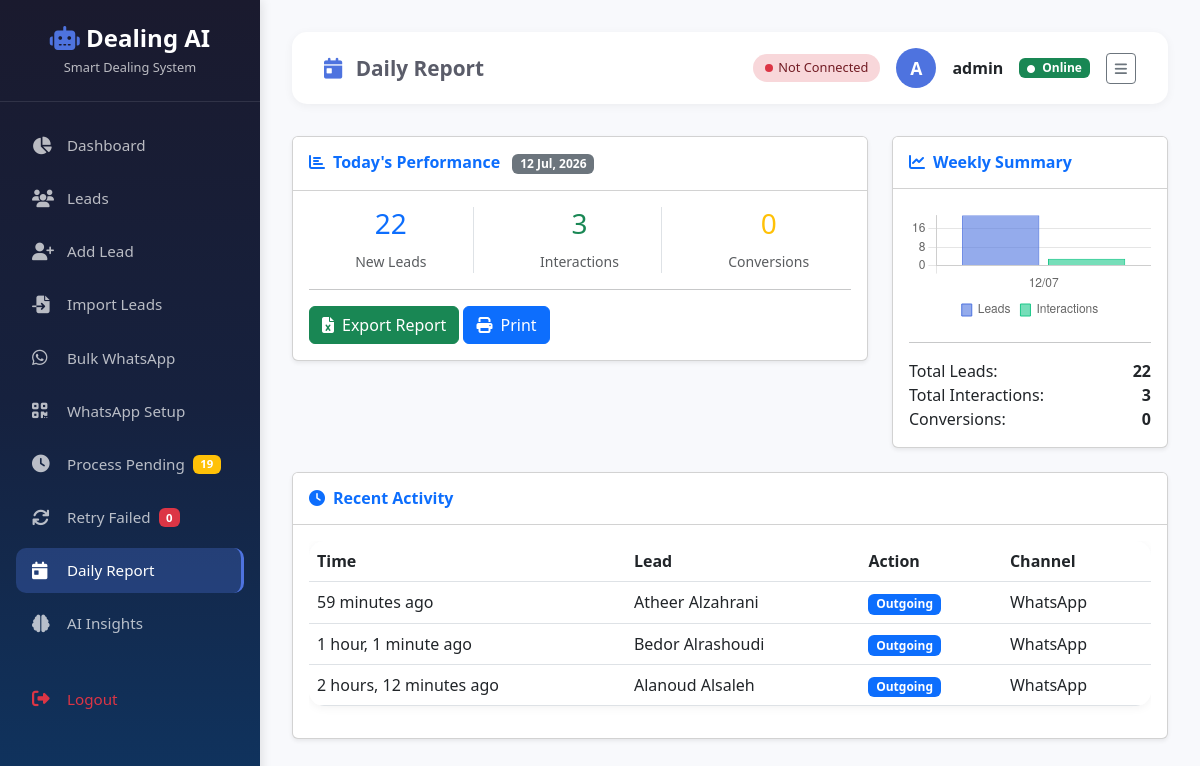
/reports/daily/ (signed in), run on the app's committed database.
### core/models.py (models this page shows, shortened)
class DailyReport(models.Model):
    date = models.DateField(default=timezone.now)
    user = models.ForeignKey(User, on_delete=models.CASCADE)
    new_leads = models.IntegerField(default=0)
    interactions = models.IntegerField(default=0)
    conversions = models.IntegerField(default=0)
    notes = models.TextField(blank=True)

class Interaction(models.Model):
    CHANNEL_CHOICES = [
        ('whatsapp', 'WhatsApp'),
        ('call', 'Phone Call'),
        ('email', 'Email'),
        ('sms', 'SMS'),
    ]
    lead = models.ForeignKey(Lead, on_delete=models.CASCADE, related_name='interactions')
    channel = models.CharField(max_length=20, choices=CHANNEL_CHOICES)
    phone_number_used = models.CharField(max_length=20)  # Which number did you use?
    message = models.TextField()
    response = models.TextField(blank=True)
    is_outgoing = models.BooleanField(default=True)  # Did you send or receive?
    created_at = models.DateTimeField(auto_now_add=True)

class Lead(models.Model):
    STATUS_CHOICES = [
        ('new', 'New Lead'),
        ('contacted', 'Contacted'),
        ('qualified', 'Qualified'),
        ('lost', 'Lost'),
        ('converted', 'Converted - Deal Done'),
    ]
    name = models.CharField(max_length=200)
    phone = models.CharField(max_length=20)
    email = models.EmailField(blank=True, null=True)
    company = models.CharField(max_length=200, blank=True)
    status = models.CharField(max_length=20, choices=STATUS_CHOICES, default='new')
    source = models.CharField(max_length=100, blank=True)  # Where did they come from?
    notes = models.TextField(blank=True)
    assigned_to = models.ForeignKey(User, on_delete=models.SET_NULL, null=True)
    created_at = models.DateTimeField(auto_now_add=True)
    updated_at = models.DateTimeField(auto_now=True)
    auto_message_sent = models.BooleanField(default=False)
    auto_message_date = models.DateTimeField(null=True, blank=True)
    ai_analysis = models.TextField(blank=True, null=True)
    ai_message = models.TextField(blank=True, null=True)
    whatsapp_status = models.CharField(
        max_length=20,
        choices=[
            ('pending', 'Pending'),
            ('sent', 'Sent'),
            ('failed', 'Failed'),
            ('delivered', 'Delivered'),
            ('read', 'Read')
        ],
        default='pending'
    )
    class Meta:
        ordering = ['-created_at']

### core/views.py (the view)
# urls.py: path('reports/daily/', views.daily_report, name='daily_report'),
@login_required
def daily_report(request):
    today = timezone.now().date()
    week_ago = today - timedelta(days=7)
    report, created = DailyReport.objects.get_or_create(
        user=request.user,
        date=today
    )
    report.new_leads = Lead.objects.filter(assigned_to=request.user, created_at__date=today).count()
    report.interactions = Interaction.objects.filter(lead__assigned_to=request.user, created_at__date=today).count()
    report.conversions = Lead.objects.filter(assigned_to=request.user, status='converted', updated_at__date=today).count()
    report.save()
    weekly_reports = DailyReport.objects.filter(
        user=request.user,
        date__gte=week_ago
    ).order_by('date')
    week_labels = [r.date.strftime('%d/%m') for r in weekly_reports]
    week_leads = [r.new_leads for r in weekly_reports]
    week_interactions = [r.interactions for r in weekly_reports]
    weekly_total_leads = sum(week_leads)
    weekly_total_interactions = sum(week_interactions)
    weekly_conversions = sum([r.conversions for r in weekly_reports])
    recent_interactions = Interaction.objects.filter(
        lead__assigned_to=request.user
    ).order_by('-created_at')[:20]
    context = {
        'today': today,
        'report': report,
        'week_labels': json.dumps(week_labels),
        'week_leads': json.dumps(week_leads),
        'week_interactions': json.dumps(week_interactions),
        'weekly_total_leads': weekly_total_leads,
        'weekly_total_interactions': weekly_total_interactions,
        'weekly_conversions': weekly_conversions,
        'recent_interactions': recent_interactions,
    }
    return render(request, 'core/reports/daily.html', context)

### core/templates/core/reports/daily.html (shortened to what this page needs)
{% extends 'core/layouts/base.html' %}
{% block page_icon %}calendar-day{% endblock %}
{% block page_title %}Daily Report{% endblock %}
{% block content %}
<div class="row">
    <div class="col-lg-8">
        <div class="card shadow-sm">
            <div class="card-header bg-white py-3">
                <h6 class="m-0 fw-bold text-primary">
                    <i class="fas fa-chart-bar me-2"></i>Today's Performance
                    <span class="badge bg-secondary ms-2">{{ today|date:"d M, Y" }}</span>
                </h6>
            </div>
            <div class="card-body">
                <div class="row text-center">
                    <div class="col-4">
                        <div class="border-end">
                            <h3 class="text-primary">{{ report.new_leads }}</h3>
                            <small class="text-muted">New Leads</small>
                        </div>
                    </div>
                    <div class="col-4">
                        <div class="border-end">
                            <h3 class="text-success">{{ report.interactions }}</h3>
                            <small class="text-muted">Interactions</small>
                        </div>
                    </div>
                    <div class="col-4">
                        <h3 class="text-warning">{{ report.conversions }}</h3>
                        <small class="text-muted">Conversions</small>
                    </div>
                </div>
                <hr>
                <div class="mt-3">
                    <a href="{% url 'export_report' %}?date={{ today|date:'Y-m-d' }}" class="btn btn-success">
                        <i class="fas fa-file-excel me-2"></i>Export Report
                    </a>
                    <button class="btn btn-primary" onclick="window.print()">
                        <i class="fas fa-print me-2"></i>Print
                    </button>
                </div>
            </div>
        </div>
    </div>
    <div class="col-lg-4">
        <div class="card shadow-sm">
            <div class="card-header bg-white py-3">
                <h6 class="m-0 fw-bold text-primary">
                    <i class="fas fa-chart-line me-2"></i>Weekly Summary
                </h6>
            </div>
            <div class="card-body">
                <div class="mb-3">
                    <canvas id="weeklyBarChart"></canvas>
                </div>
                <hr>
                <div class="d-flex justify-content-between">
                    <span>Total Leads:</span>
                    <strong>{{ weekly_total_leads }}</strong>
                </div>
                <div class="d-flex justify-content-between">
                    <span>Total Interactions:</span>
                    <strong>{{ weekly_total_interactions }}</strong>
                </div>
                <div class="d-flex justify-content-between">
                    <span>Conversions:</span>
                    <strong>{{ weekly_conversions }}</strong>
                </div>
            </div>
        </div>
    </div>
</div>
<div class="card shadow-sm mt-4">
    <div class="card-header bg-white py-3">
        <h6 class="m-0 fw-bold text-primary">
            <i class="fas fa-clock me-2"></i>Recent Activity
        </h6>
    </div>
    <div class="card-body">
        <div class="table-responsive">
            <table class="table table-custom">
                <thead>
                    <tr>
                        <th>Time</th>
                        <th>Lead</th>
                        <th>Action</th>
                        <th>Channel</th>
                    </tr>
                </thead>
                <tbody>
                    {% for interaction in recent_interactions %}
                    <tr>
                        <td>{{ interaction.created_at|timesince }} ago</td>
                        <td>{{ interaction.lead.name }}</td>
                        <td>
                            {% if interaction.is_outgoing %}
                                <span class="badge bg-primary">Outgoing</span>
                            {% else %}
                                <span class="badge bg-secondary">Incoming</span>
                            {% endif %}
                        </td>
                        <td>{{ interaction.get_channel_display }}</td>
                    </tr>
                    {% empty %}
                    <tr>
                        <td colspan="4" class="text-center text-muted">No recent activity</td>
                    </tr>
                    {% endfor %}
                </tbody>
            </table>
        </div>
    </div>
</div>
<script>
// Weekly Chart
const ctx = document.getElementById('weeklyBarChart').getContext('2d');
new Chart(ctx, {
    type: 'bar',
    data: {
        labels: {{ week_labels|safe }},
        datasets: [{
            label: 'Leads',
            data: {{ week_leads|safe }},
            backgroundColor: 'rgba(78, 115, 223, 0.6)',
            borderColor: '#4e73df',
            borderWidth: 1
        }, {
            label: 'Interactions',
            data: {{ week_interactions|safe }},
            backgroundColor: 'rgba(28, 200, 138, 0.6)',
            borderColor: '#1cc88a',
            borderWidth: 1
        }]
    },
    options: {
        responsive: true,
        plugins: {
            legend: {
                position: 'bottom',
                labels: {
                    boxWidth: 10
                }
            }
        },
        scales: {
            y: {
                beginAtZero: true,
                ticks: {
                    stepSize: 1
                }
            }
        }
    }
});
</script>
{% endblock %}

### core/templates/core/layouts/base.html (shortened to what this page needs)
<!DOCTYPE html>
<html lang="en">
<head>
    <link href="https://cdn.jsdelivr.net/npm/bootstrap@5.3.0/dist/css/bootstrap.min.css" rel="stylesheet">
    <link rel="stylesheet" href="https://cdnjs.cloudflare.com/ajax/libs/font-awesome/6.4.0/css/all.min.css">
</head>
<body>
<nav class="sidebar" id="sidebar">
    <div class="sidebar-brand">
        <h3><i class="fas fa-robot"></i> Dealing AI</h3>
        <small>Smart Dealing System</small>
    </div>
    <ul class="sidebar-nav">
        <li class="nav-item">
            <a href="{% url 'dashboard' %}" class="nav-link {% if request.resolver_match.url_name == 'dashboard' %}active{% endif %}">
                <i class="fas fa-chart-pie"></i> Dashboard
            </a>
        </li>
        <li class="nav-item">
            <a href="{% url 'lead_list' %}" class="nav-link {% if 'lead' in request.resolver_match.url_name and request.resolver_match.url_name != 'add_lead' %}active{% endif %}">
                <i class="fas fa-users"></i> Leads
            </a>
        </li>
        <li class="nav-item">
            <a href="{% url 'add_lead' %}" class="nav-link {% if request.resolver_match.url_name == 'add_lead' %}active{% endif %}">
                <i class="fas fa-user-plus"></i> Add Lead
            </a>
        </li>
        <li class="nav-item">
            <a href="{% url 'import_leads' %}" class="nav-link {% if request.resolver_match.url_name == 'import_leads' %}active{% endif %}">
                <i class="fas fa-file-import"></i> Import Leads
            </a>
        </li>
        <li class="nav-item">
            <a href="{% url 'ai_bulk_messaging_free' %}" class="nav-link {% if request.resolver_match.url_name == 'ai_bulk_messaging_free' %}active{% endif %}">
                <i class="fab fa-whatsapp"></i> Bulk WhatsApp
            </a>
        </li>
        <li class="nav-item">
            <a href="{% url 'whatsapp_setup' %}" class="nav-link {% if request.resolver_match.url_name == 'whatsapp_setup' %}active{% endif %}">
                <i class="fas fa-qrcode"></i> WhatsApp Setup
            </a>
        </li>
        <li class="nav-item">
            <a href="{% url 'process_all_pending' %}" class="nav-link">
                <i class="fas fa-clock"></i> Process Pending
                <span class="badge bg-warning ms-2" id="pendingBadge">0</span>
            </a>
        </li>
        <li class="nav-item">
            <a href="{% url 'retry_failed_messages' %}" class="nav-link">
                <i class="fas fa-refresh"></i> Retry Failed
                <span class="badge bg-danger ms-2" id="failedBadge">0</span>
            </a>
        </li>
        <li class="nav-item">
            <a href="{% url 'daily_report' %}" class="nav-link {% if 'report' in request.resolver_match.url_name %}active{% endif %}">
                <i class="fas fa-calendar-day"></i> Daily Report
            </a>
        </li>
        <li class="nav-item">
            <a href="{% url 'ai_insights' %}" class="nav-link {% if request.resolver_match.url_name == 'ai_insights' %}active{% endif %}">
                <i class="fas fa-brain"></i> AI Insights
            </a>
        </li>
        <li class="nav-item mt-4">
            <a href="{% url 'logout' %}" class="nav-link text-danger">
                <i class="fas fa-sign-out-alt"></i> Logout
            </a>
        </li>
    </ul>
</nav>
<div class="main-content">
    <div class="top-navbar">
        <h5 class="page-title">
            <i class="fas fa-{% block page_icon %}home{% endblock %} me-2"></i>
            {% block page_title %}Dashboard{% endblock %}
        </h5>
        <div class="user-info">
            <span class="whatsapp-status {% if whatsapp_connected %}connected{% else %}disconnected{% endif %}" id="whatsappStatus">
                <span class="dot"></span>
                <span id="whatsappStatusText">{% if whatsapp_connected %}Connected{% else %}Not Connected{% endif %}</span>
            </span>
            <div class="user-avatar">
                {{ user.username|slice:":1"|upper }}
            </div>
            <span class="fw-bold">{{ user.username }}</span>
            <span class="badge bg-success">
                <i class="fas fa-circle me-1" style="font-size: 0.5rem;"></i>
                Online
            </span>
            <button class="btn btn-outline-secondary btn-sm" id="sidebarToggle">
                <i class="fas fa-bars"></i>
            </button>
        </div>
    </div>
    {% block content %}{% endblock %}
</div>
</body>
</html>

### data on the page
DailyReport: new_leads "22", interactions "3", conversions "0"
Interaction: created_at "59 minutes", lead.name "Atheer Alzahrani", is_outgoing "Outgoing", channel "WhatsApp"
Interaction: created_at "1 hour, 1 minute", lead.name "Bedor Alrashoudi", is_outgoing "Outgoing", channel "WhatsApp"
Interaction: created_at "2 hours, 12 minutes", lead.name "Alanoud Alsaleh", is_outgoing "Outgoing", channel "WhatsApp"

### other printed values
{{ user.username|slice:":1"|upper }} "A"
{{ user.username }} "admin"
{{ weekly_total_leads }} "22"
{{ weekly_total_interactions }} "3"
{{ weekly_conversions }} "0"
chart data {{ week_labels|safe }} ["12/07"]
chart data {{ week_leads|safe }} [22]
chart data {{ week_interactions|safe }} [3]
